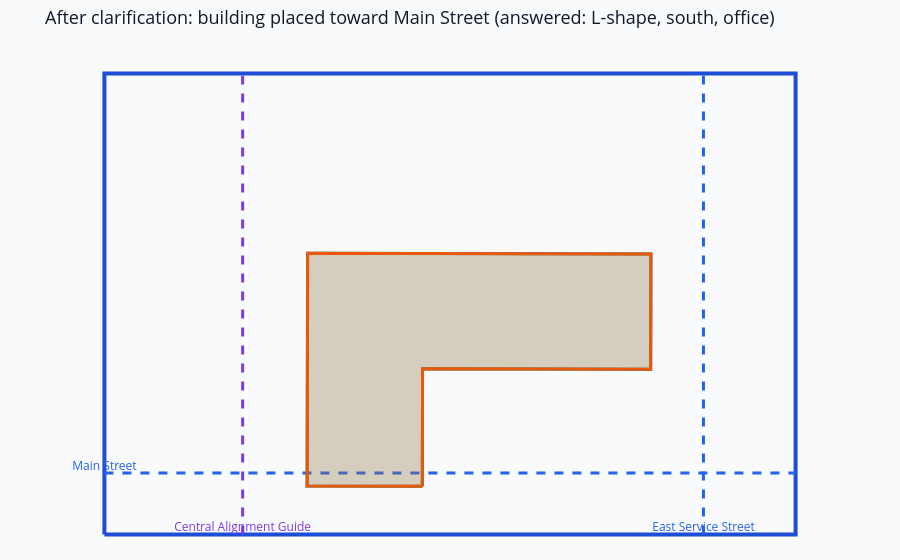

The cell this chart's notebook holds for it:
### Code cell
# Visualize the post-clarification placement
try:
    _clarified_shape = extract_latest_shape(resolved_state)
except Exception:
    _clarified_shape = None

make_site_plan_figure(
    SITE_BOUNDARY,
    current_shape=_clarified_shape,
    placed_buildings=resolved_state.get("placed_buildings", []),
    site_objects=SITE_OBJECTS,
    title="After clarification: building placed toward Main Street (answered: L-shape, south, office)",
)

### Figure 1 — Plotly figure (JSON) as saved in the notebook; plotly's stock layout.template omitted (floating-point values rounded to 4 significant figures)
{"data": [{"hoverinfo": "skip", "line": {"color": "#1d4ed8", "width": 4}, "mode": "lines", "showlegend": false, "type": "scatter", "x": [0, 90, 90, 0, 0], "y": [0, 0, 60, 60, 0]}, {"hoverinfo": "skip", "line": {"color": "#2563eb", "dash": "dash", "width": 3}, "mode": "lines+text", "showlegend": false, "text": ["Main Street", ""], "textfont": {"color": "#2563eb", "size": 12}, "textposition": "top center", "type": "scatter", "x": [0, 90], "y": [8, 8]}, {"hoverinfo": "skip", "line": {"color": "#2563eb", "dash": "dash", "width": 3}, "mode": "lines+text", "showlegend": false, "text": ["East Service Street", ""], "textfont": {"color": "#2563eb", "size": 12}, "textposition": "top center", "type": "scatter", "x": [78, 78], "y": [0, 60]}, {"hoverinfo": "skip", "line": {"color": "#7c3aed", "dash": "dash", "width": 3}, "mode": "lines+text", "showlegend": false, "text": ["Central Alignment Guide", ""], "textfont": {"color": "#7c3aed", "size": 12}, "textposition": "top center", "type": "scatter", "x": [18, 18], "y": [0, 60]}, {"fill": "toself", "fillcolor": "rgba(15, 118, 110, 0.18)", "hoverinfo": "skip", "line": {"color": "#0f766e", "width": 3}, "mode": "lines", "showlegend": false, "type": "scatter", "x": [41.39, 26.39, 26.43, 26.46, 41.46, 71.16, 71.13, 41.43, 41.39], "y": [6.271, 6.305, 21.61, 36.61, 36.57, 36.5, 21.5, 21.57, 6.271]}, {"fill": "toself", "fillcolor": "rgba(249, 115, 22, 0.18)", "hoverinfo": "skip", "line": {"color": "#ea580c", "width": 3}, "mode": "lines", "showlegend": false, "type": "scatter", "x": [41.39, 26.39, 26.43, 26.46, 41.46, 71.16, 71.13, 41.43, 41.39], "y": [6.271, 6.305, 21.61, 36.61, 36.57, 36.5, 21.5, 21.57, 6.271]}], "layout": {"font": {"color": "#111827", "size": 13}, "margin": {"b": 0, "l": 0, "r": 0, "t": 48}, "paper_bgcolor": "#f8fafc", "plot_bgcolor": "#f8fafc", "title": {"text": "After clarification: building placed toward Main Street (answered: L-shape, south, office)"}, "xaxis": {"visible": false}, "yaxis": {"scaleanchor": "x", "scaleratio": 1, "visible": false}}}
